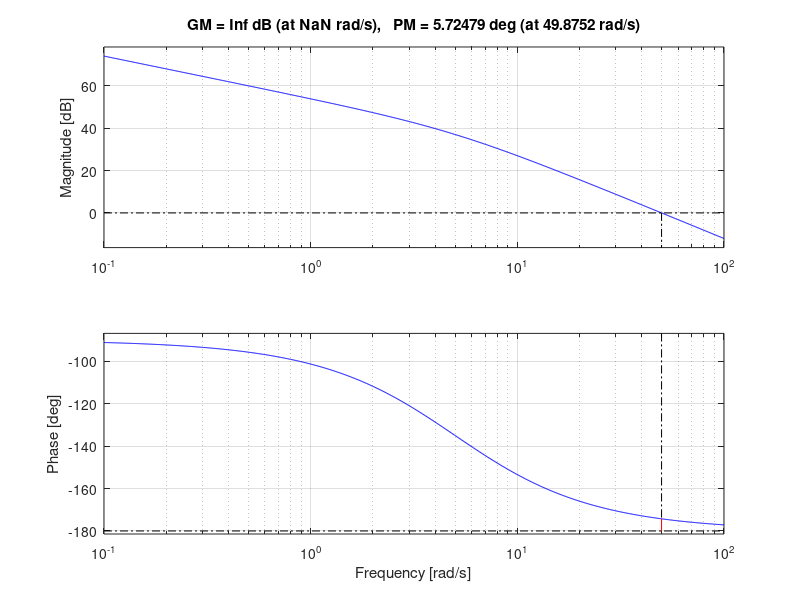
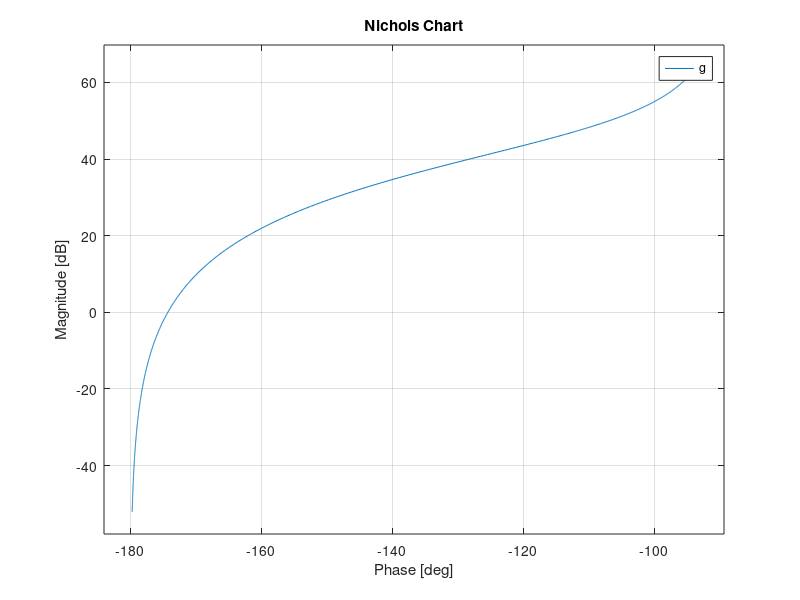
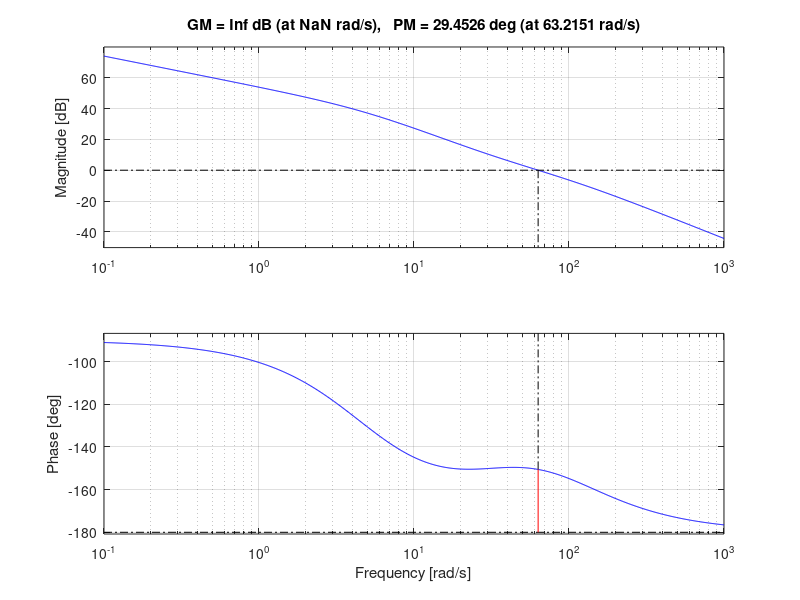
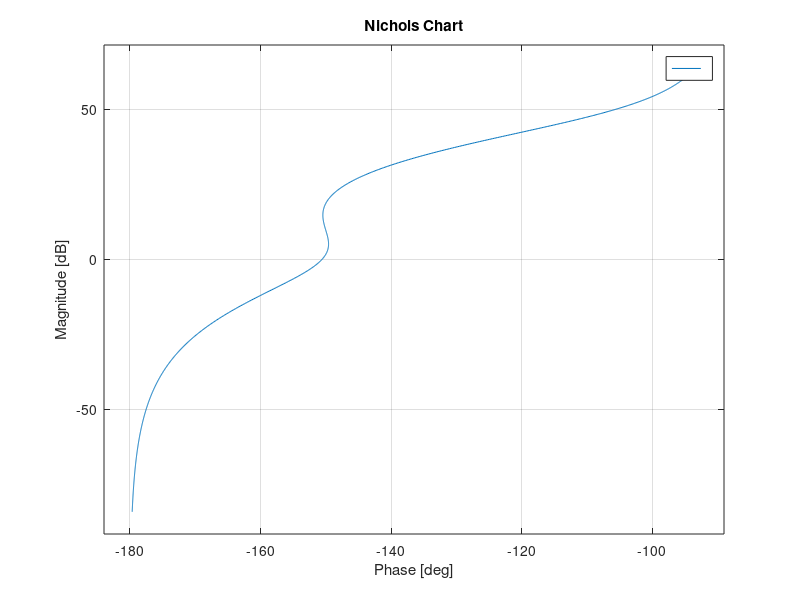

MATLAB code to generate these figures, in order:
clearvars;
close all;
clc;
s = zpk('s');
g= 2500 / (s * (s + 5))
gc1= (1 + s / 38.25) / (1 + s / 94.1)
gc2= (1 + s / 2.1) / (1 + s / 0.59)
figure
bode(g)
margin(g)
figure
nichols(g)
grid on;
figure
bode(g * gc1)
margin(g * gc1)
figure
nichols(g * gc1)
grid on;
figure
bode(g * gc2)
margin(g * gc2)
figure
nichols(g * gc2)
grid on;